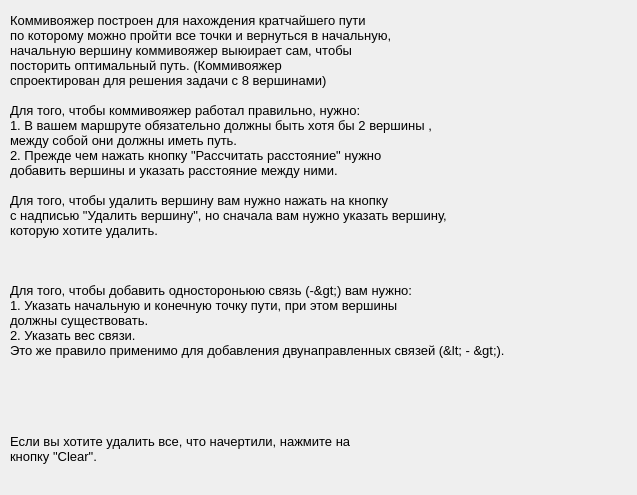
<?xml version="1.0" encoding="UTF-8"?>
<ui version="4.0">
 <class>window2</class>
 <widget class="QDialog" name="window2">
  <property name="geometry">
   <rect>
    <x>0</x>
    <y>0</y>
    <width>637</width>
    <height>495</height>
   </rect>
  </property>
  <property name="windowTitle">
   <string>Help</string>
  </property>
  <widget class="QWidget" name="layoutWidget">
   <property name="geometry">
    <rect>
     <x>10</x>
     <y>13</y>
     <width>830</width>
     <height>497</height>
    </rect>
   </property>
   <layout class="QVBoxLayout" name="verticalLayout">
    <item>
     <widget class="QLabel" name="label">
      <property name="font">
       <font>
        <pointsize>10</pointsize>
       </font>
      </property>
      <property name="text">
       <string>Коммивояжер построен для нахождения кратчайшего пути 
по которому можно пройти все точки и вернуться в начальную, 
начальную вершину коммивояжер выюирает сам, чтобы
посторить оптимальный путь. (Коммивояжер
спроектирован для решения задачи с 8 вершинами)

Для того, чтобы коммивояжер работал правильно, нужно: 
1. В вашем маршруте обязательно должны быть хотя бы 2 вершины ,
между собой они должны иметь путь. 
2. Прежде чем нажать кнопку &quot;Рассчитать расстояние&quot; нужно
добавить вершины и указать расстояние между ними. 

Для того, чтобы удалить вершину вам нужно нажать на кнопку
с надписью &quot;Удалить вершину&quot;, но сначала вам нужно указать вершину, 
которую хотите удалить.
</string>
      </property>
     </widget>
    </item>
    <item>
     <widget class="QLabel" name="label_2">
      <property name="font">
       <font>
        <pointsize>10</pointsize>
       </font>
      </property>
      <property name="text">
       <string>Для того, чтобы добавить одностороньюю связь (-&gt;) вам нужно: 
1. Указать начальную и конечную точку пути, при этом вершины
должны существовать.
2. Указать вес связи.
Это же правило применимо для добавления двунаправленных связей (&lt; - &gt;).</string>
      </property>
     </widget>
    </item>
    <item>
     <widget class="QLabel" name="label_3">
      <property name="font">
       <font>
        <pointsize>10</pointsize>
       </font>
      </property>
      <property name="text">
       <string>Если вы хотите удалить все, что начертили, нажмите на 
кнопку &quot;Clear&quot;.</string>
      </property>
     </widget>
    </item>
   </layout>
  </widget>
 </widget>
 <resources/>
 <connections/>
</ui>
